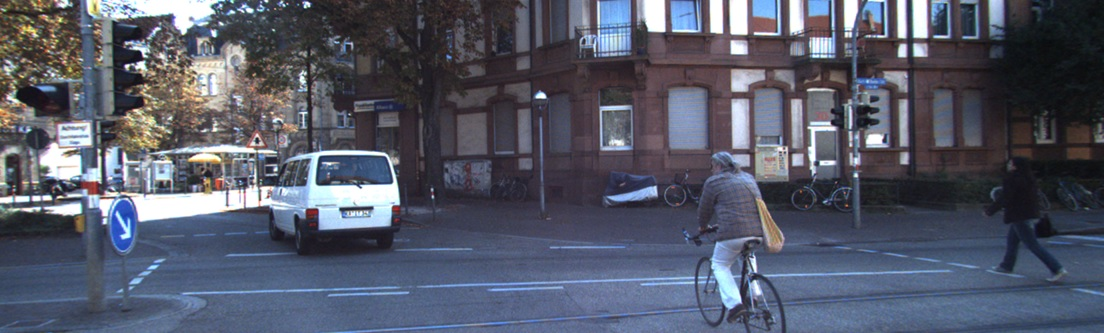
#> input picture opencv/test.jpg, 1104 x 333 px
$ python Q1.py
#> lines starting #> are read from the running program, lines starting #| are printed output that depends on the picture; after the words box and inside, x2 and y2 are one past the last pixel; in counts of white or black regions, pixels touching at a corner belong together; long printed decimals are rounded
from __future__ import print_function
from imutils.object_detection import non_max_suppression
from imutils import paths
import numpy as np
import argparse
import imutils
import cv2

hog = cv2.HOGDescriptor() #導入opcv內建檢測模型
hog.setSVMDetector(cv2.HOGDescriptor_getDefaultPeopleDetector())

img = cv2.imread('test.jpg')                    # 讀取街道影像
#> img is the input picture: shape (333, 1104, 3); mean B, G, R 104.3, 89.1, 85
gray = cv2.cvtColor(img, cv2.COLOR_BGR2GRAY)    # 轉換成黑白影像
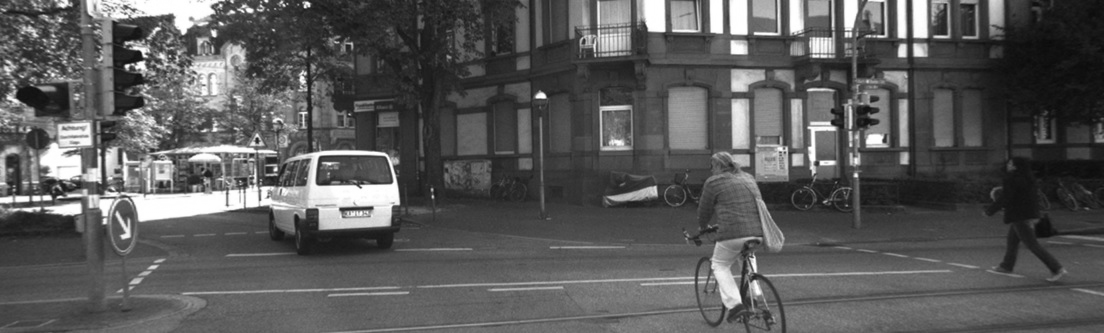
#> gray: shape (333, 1104); min 10, max 255, mean 89.6


car_scan = cv2.CascadeClassifier("cars.xml") #導入模型
gray = cv2.medianBlur(gray, 1)   #模糊化灰階
cars = car_scan.detectMultiScale(gray, 1.1, 4 )  #調整參數
#> cars = [[271, 144, 161, 161]]
print(cars)
#| [[271 144 161 161]]

for (x, y, w, h) in cars: #繪製方框
    cv2.rectangle(img, (x, y), (x+w, y+h), (0, 255, 0), 2)
    text = "car"
    cv2.putText(img, text, (x,y-5),cv2.FONT_HERSHEY_SIMPLEX, 1, (0,255,0), 2, cv2.LINE_AA)
#> this loop made 1 pass
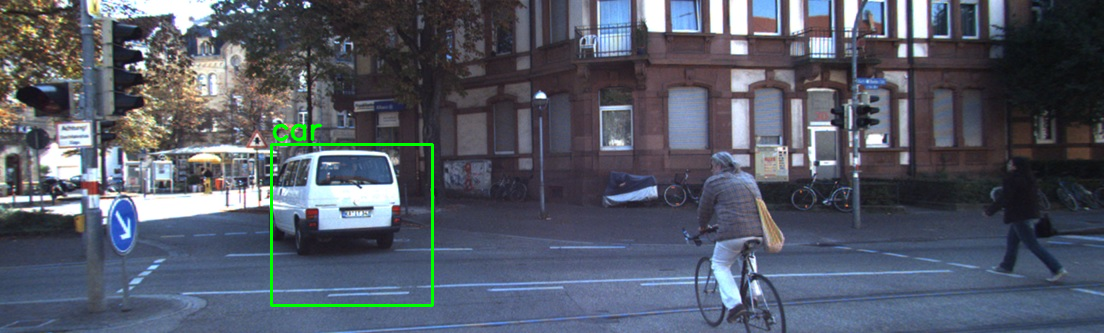
#> img: shape (333, 1104, 3); 0.67% of pixels changed, all inside (x1, y1, x2, y2) = (270, 123, 434, 307)

found, ppl = hog.detectMultiScale(gray) #檢測行人
#> found = [[977, 135, 83, 165]]; ppl = [1.57]
print(found , ppl)
#| [[977 135  83 165]] [1.570]

for (x, y, w, h) in found: #繪製方框
    cv2.rectangle(img, (x, y), (x+w, y+h), (0, 0, 255), 2)
    text = "people"
    cv2.putText(img, text, (x,y-5),cv2.FONT_HERSHEY_SIMPLEX, 1, (0,0,255), 2, cv2.LINE_AA)
#> this loop made 1 pass
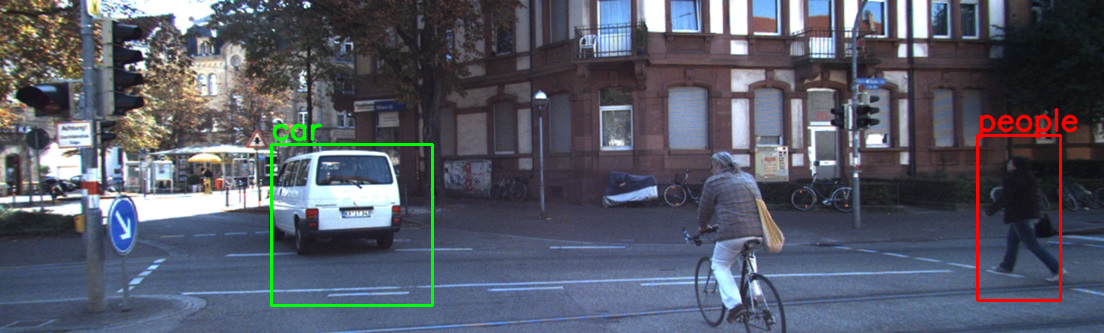
#> img: shape (333, 1104, 3); 0.75% of pixels changed, all inside (x1, y1, x2, y2) = (976, 108, 1078, 302)

bike_scan = cv2.CascadeClassifier("two_wheeler.xml") #導入二輪模型
bikes = bike_scan.detectMultiScale(gray, 1.4, 1 )
#> bikes = ()
print(bikes) #結果失敗

for (x, y, w, h) in bikes: #繪製方框
    cv2.rectangle(img, (x, y), (x+w, y+h), (0, 0, 255), 2)
#> this loop made 0 passes


cv2.imshow('q1', img)
cv2.waitKey(0) # 按下任意鍵停止
cv2.destroyAllWindows()
